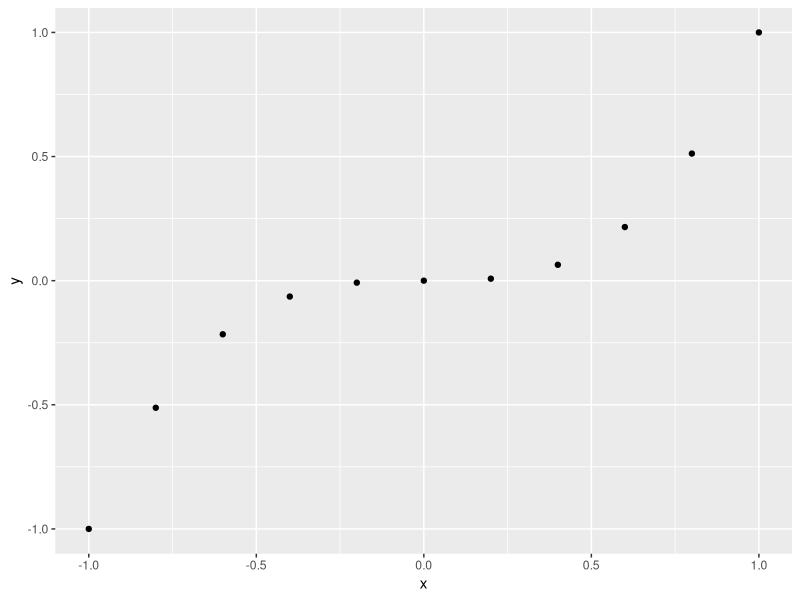
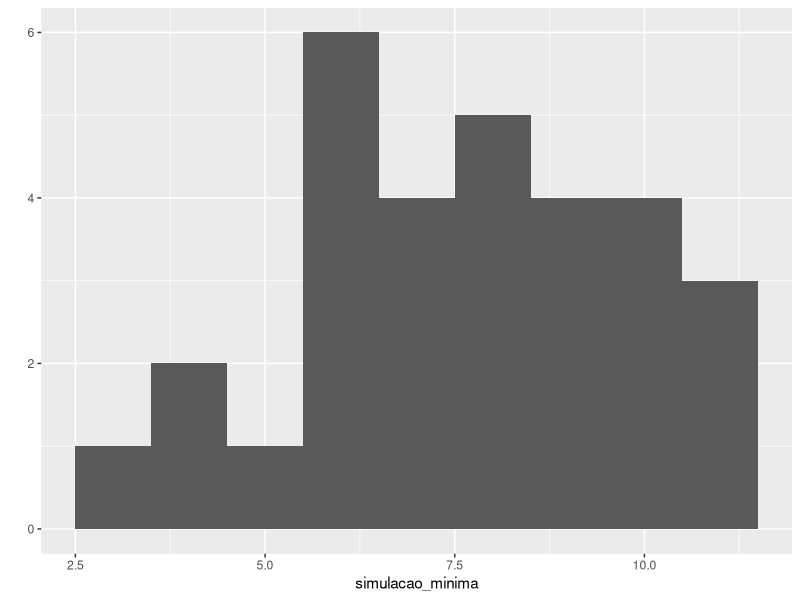
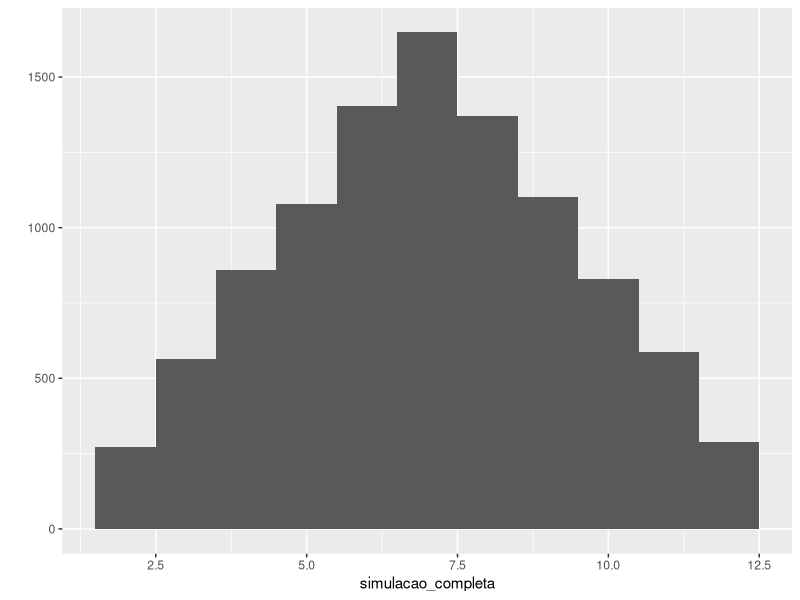
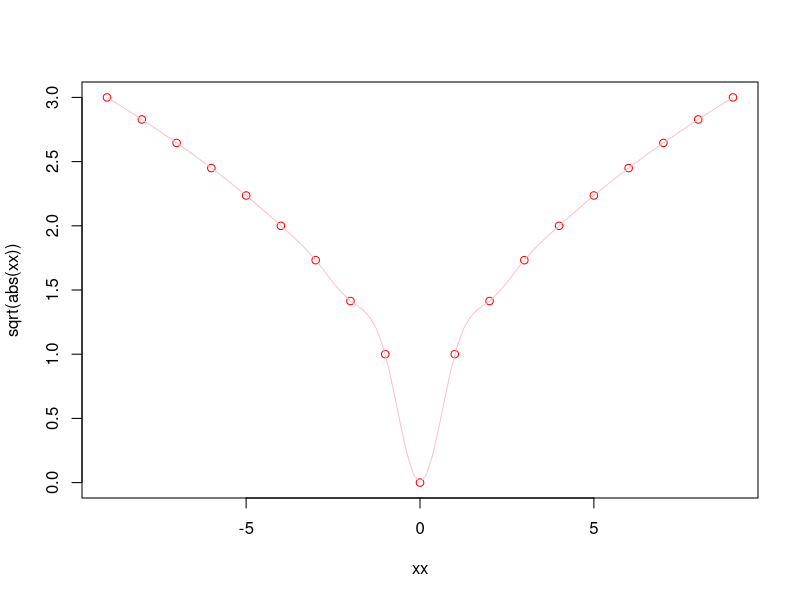
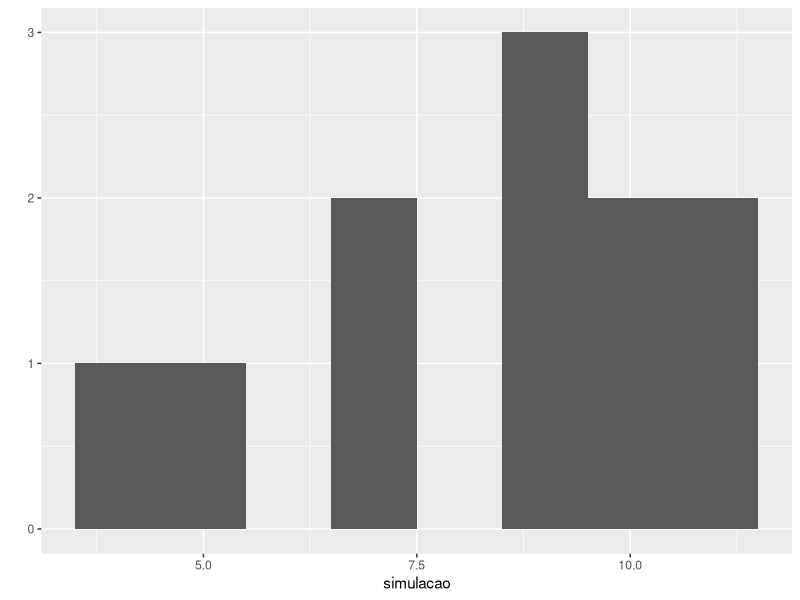

Reproduce these figures in R, in order.
## ---- chunk 1
#funções gráficas qplot
?qplot

library(ggplot2)

?qplot

# deixei a instalação comentada, mas para rodar tire o comentário ...
#install.packages("ggplot2")
## ---- chunk 2
x <- c(-1, -0.8, -0.6, -0.4, -0.2, 0, 0.2, 0.4, 0.6, 0.8, 1)
x

y <- x^3
y

qplot(x, y)
## ---- chunk 3
# criar uma função para jogada 
dado <- 1:6
dados <- sample(dado, size = 2, replace = TRUE)
sum(dados)
## ---- chunk 4
jogada <-  function() {
  dado <- 1:6
  dados <- sample(dado, size = 2, replace = TRUE)
  return(sum(dados))
}
## ---- chunk 5
simulacao_minima <- replicate(30, jogada())
qplot(simulacao_minima, binwidth =1)
mean(simulacao_minima)
## ---- chunk 6
simulacao_completa <- replicate(10000, jogada())
qplot(simulacao_completa, binwidth =1)
mean(simulacao_completa)
## ---- chunk 7
?sqrt
## ---- chunk 8
#slide 11
require(stats) # for spline
require(graphics)
xx <- -9:9
plot(xx, sqrt(abs(xx)),  col = "red")
lines(spline(xx, sqrt(abs(xx)), n=101), col = "pink")
## ---- chunk 9
?sample
## ---- chunk 10
simulacao = replicate(10000, 
                      sample(2:12, 
                      replace=TRUE, 
                      prob=c(1,2,3,4,5,6,5,4,3,2,1)/36))
qplot(simulacao, binwidth=1)
mean(simulacao)
